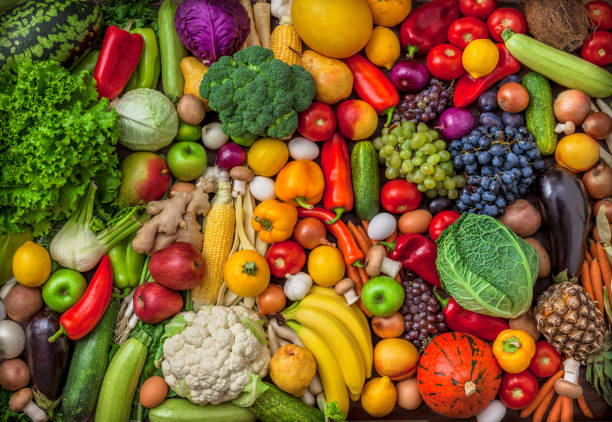
%> input picture hey2.png, 612 x 422 px
$ octave --eval "result = detect_color(imread('hey2.png'));"   (GNU Octave 9; MATLAB toolbox functions it lacks are replaced by stand-ins)
%> lines starting %> are read from the running program, lines starting %| are printed output that depends on the picture; in (x1, y1, x2, y2) boxes, pixels count from 0 and x2, y2 are one past the last pixel; in counts of white or black regions, pixels touching at a corner belong together; the program's own positions count from 1
%Detecttheredcoloredclothusingcolordetectionandsegmentationalgorithm.

function[highlighted_img]=detect_color(img)
%ConvertRGBimagetoHSVcolorspace
hI = rgb2hsv(img);
%> hI: size 422x612x3 double; mean H, S, V 0.271, 0.706, 0.55
hImage1 = hI(:,:,1); % Hue channel
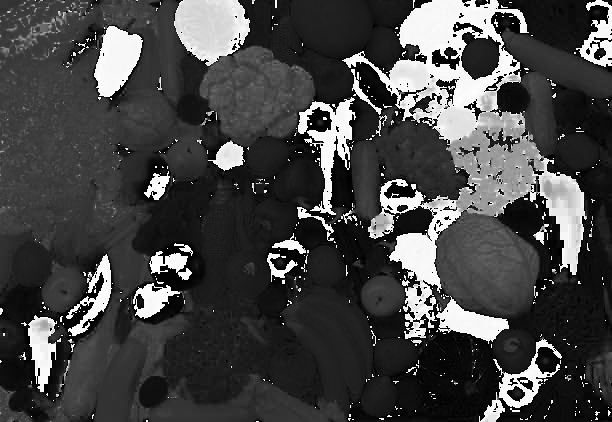
%> hImage1: size 422x612 double; min 0, max 0.999, mean 0.271
sImage1=hI(:,:,2);%Saturationchannel
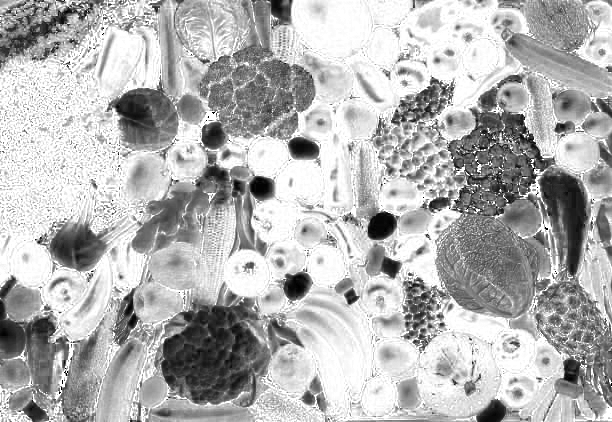
%> sImage1: size 422x612 double; min 0, max 1, mean 0.706
vImage1 = hI(:,:,3); % Value channel
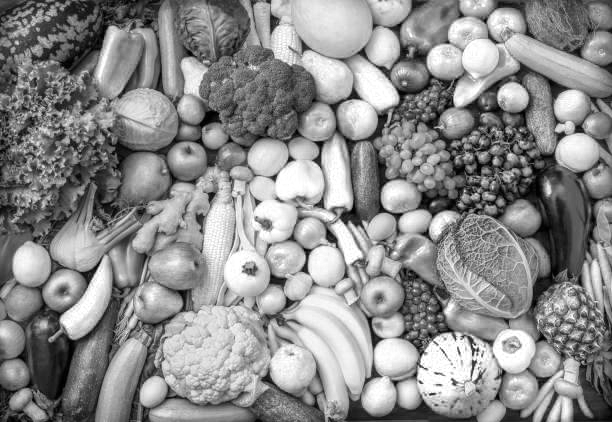
%> vImage1: size 422x612 double; min 0, max 1, mean 0.55
%DefineHSVthresholdsforred color
hueTL1=0.95;
hueTH1=1.0;
%Lowerrangeforred(around0orcloseto1)
hueTL2 = 0.0;
hueTH2 = 0.05; % Upper range for red (around 0)
saturationTL=0.6;
saturationTH =1;
%Saturationthresholdtoexcludelow- saturation browns
valueTL=0.2;
valueTH =1;
%Valuethresholdtoignoreverydarkcolors
%Maskfor redcolor
hueMaskRed=(hImage1 >=hueTL1|hImage1 <=hueTH2);%Wrap-aroundforredhue
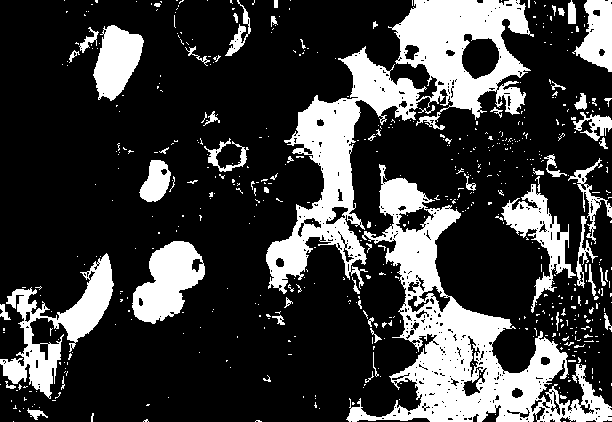
%> hueMaskRed: size 422x612 logical; 24.3% white; 580 white regions (515 under 20 px), largest, box (x1, y1, x2, y2) and area: (266, 0, 534, 294) 20571, (346, 164, 612, 422) 19091, (0, 253, 114, 399) 4966
saturationMaskRed = (sImage1 >= saturationTL) & (sImage1 <= saturationTH);
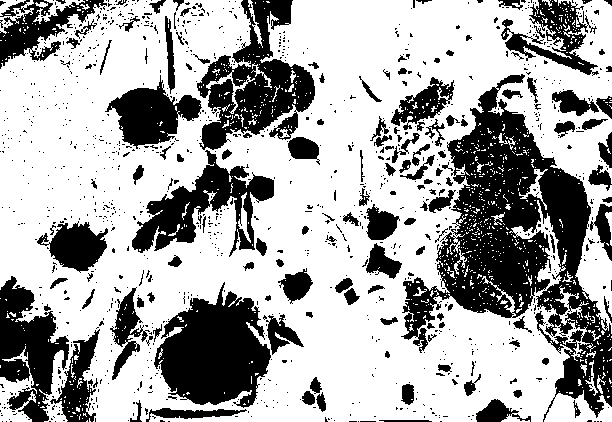
%> saturationMaskRed: size 422x612 logical; 66.4% white; 1144 black regions (997 under 20 px), largest, box (x1, y1, x2, y2) and area: (401, 74, 612, 422) 25543, (154, 282, 271, 408) 9290, (197, 0, 315, 150) 8065
valueMaskRed = (vImage1 >= valueTL) & (vImage1 <= valueTH);
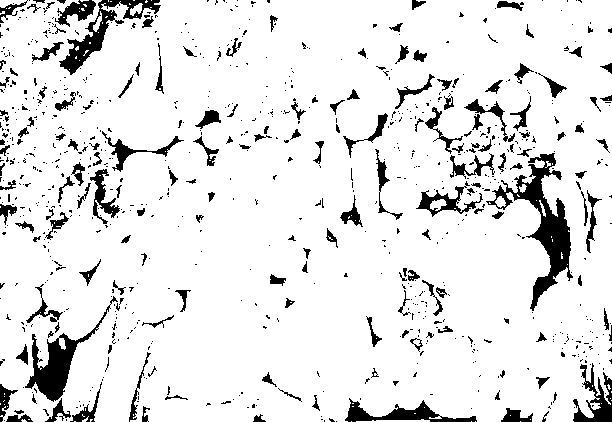
%> valueMaskRed: size 422x612 logical; 89.9% white; 830 black regions (663 under 20 px), largest, box (x1, y1, x2, y2) and area: (486, 153, 573, 311) 3369, (25, 296, 118, 402) 1995, (59, 0, 161, 75) 1672
redObjectsMask=hueMaskRed&saturationMaskRed&valueMaskRed;
%> redObjectsMask: size 422x612 logical; 17% white; 514 white regions (465 under 20 px), largest, box (x1, y1, x2, y2) and area: (389, 296, 568, 422) 9560, (266, 53, 417, 289) 8849, (395, 0, 528, 109) 7360


% Apply morphological operations to clean up the mask
redObjectsMask = imfill(redObjectsMask, 'holes');
%> redObjectsMask: size 422x612 logical; 18.7% white; 511 white regions (462 under 20 px), largest, box (x1, y1, x2, y2) and area: (389, 296, 568, 422) 10882, (266, 53, 417, 289) 9643, (395, 0, 528, 109) 8726
redObjectsMask = bwmorph(redObjectsMask, 'erode', 2);
%> redObjectsMask: size 422x612 logical; 13.4% white; 25 white regions (6 under 20 px), largest, box (x1, y1, x2, y2) and area: (393, 301, 561, 419) 8802, (402, 0, 525, 106) 7473, (268, 100, 358, 276) 4935
redObjectsMask=bwmorph(redObjectsMask,'dilate',3);
%> redObjectsMask: size 422x612 logical; 18.6% white; 19 white regions, largest, box (x1, y1, x2, y2) and area: (390, 298, 575, 422) 11621, (399, 0, 528, 109) 9030, (265, 97, 367, 279) 8102
redObjectsMask = imfill(redObjectsMask, 'holes');
% Overlay the mask on the original image
highlighted_img=imoverlay(img,redObjectsMask);
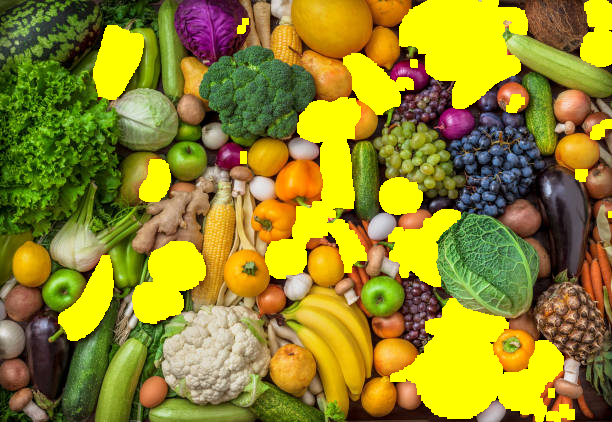
%> highlighted_img: size 422x612x3 uint8; mean R, G, B 146.5, 135.5, 39.4

end
